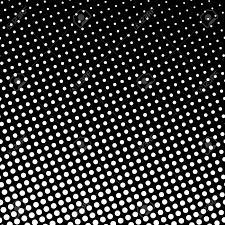
#> input picture src/Images/white-dot.png, 225 x 225 px, given in place of the camera
$ python count_black_dots_from_video.py
#> lines starting #> are read from the running program, lines starting #| are printed output that depends on the picture; after the words box and inside, x2 and y2 are one past the last pixel; in counts of white or black regions, pixels touching at a corner belong together
import cv2
import numpy as np

# Set the minimum and maximum size for the black dots
s1 = 10
s2 = 20

# List to keep track of dot positions for tracing
positions = []

# Open the video capture (0 for the default camera, or use a video file path)
cap = cv2.VideoCapture(0)

# Loop through video frames
while True:
    # Read the current frame from the video capture
    ret, frame = cap.read()
#> frame is the input picture: shape (225, 225, 3); min 0, max 255, mean 54.6

    if not ret:
        print("Failed to grab frame")
        break

    # Convert the frame to grayscale
    gray = cv2.cvtColor(frame, cv2.COLOR_BGR2GRAY)

    # Threshold the grayscale image to binary (detect black dots)
    th, threshed = cv2.threshold(
        gray, 100, 255, cv2.THRESH_BINARY_INV | cv2.THRESH_OTSU
    )
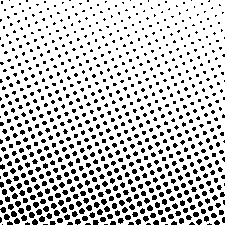
#> threshed: shape (225, 225); 78.4% white; 819 black regions (627 under 20 px)
#> th = 115

    # Find contours of the dots
    cnts = cv2.findContours(threshed, cv2.RETR_LIST, cv2.CHAIN_APPROX_SIMPLE)[-2]
#> cnts = 763 contours, 411 with area under 20; largest, box (x1, y1, x2, y2) and area: (0, 0, 225, 225) 49458, (10, 210, 18, 218) 38, (38, 215, 46, 223) 38, (3, 213, 11, 221) 38, (28, 211, 36, 219) 38

    # Filter the contours by area (to find small black dots)
    xcnts = []
    for cnt in cnts:
        if s1 < cv2.contourArea(cnt) < s2:
            xcnts.append(cnt)
#> after the loop, xcnts = 267 contours, all with area under 20

    # Draw contours and trace path
    for cnt in xcnts:
        # Get the center of the dot (centroid)
        M = cv2.moments(cnt)
        if M["m00"] != 0:
            cX = int(M["m10"] / M["m00"])
            cY = int(M["m01"] / M["m00"])

            # Add the current position to the list of tracked positions
            positions.append((cX, cY))

            # Draw the dot's current position on the frame
            cv2.circle(frame, (cX, cY), 3, (0, 0, 255), -1)
#> this loop made 267 passes
#> (cnt, cX, cY) on passes 1, 8: ([[200, 140], [203, 143], [200, 146], [197, 143]], 200, 143), ([[176, 124], [179, 127], [176, 130], [173, 127]], 176, 127)
#> (cX, cY) on passes 2 to 7: (186, 131), (211, 129), (150, 129), (193, 128), (132, 128), (218, 126)
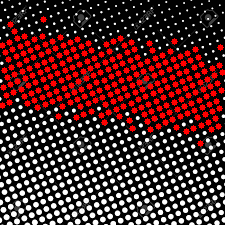
#> frame: shape (225, 225, 3); 15.29% of pixels changed, all inside (x1, y1, x2, y2) = (0, 16, 225, 147)
#> after the loop, positions = 267 pairs, first value 2 to 222, second value 19 to 143

    # Draw the tracing lines connecting the previous dot positions
    for i in range(1, len(positions)):
        cv2.line(frame, positions[i - 1], positions[i], (0, 255, 0), 2)
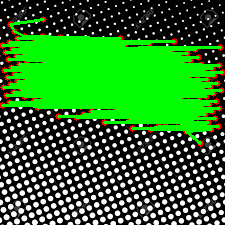
#> frame: shape (225, 225, 3); mean B, G, R 40.6, 121.2, 45.5

    # Display the resulting frame with dots and tracing path
    cv2.imshow("Tracking Black Dots", frame)

    # Break the loop if 'q' is pressed
    if cv2.waitKey(1) & 0xFF == ord("q"):
#> (key q is pressed here)
        break

# Release the video capture and close all windows
cap.release()
cv2.destroyAllWindows()
